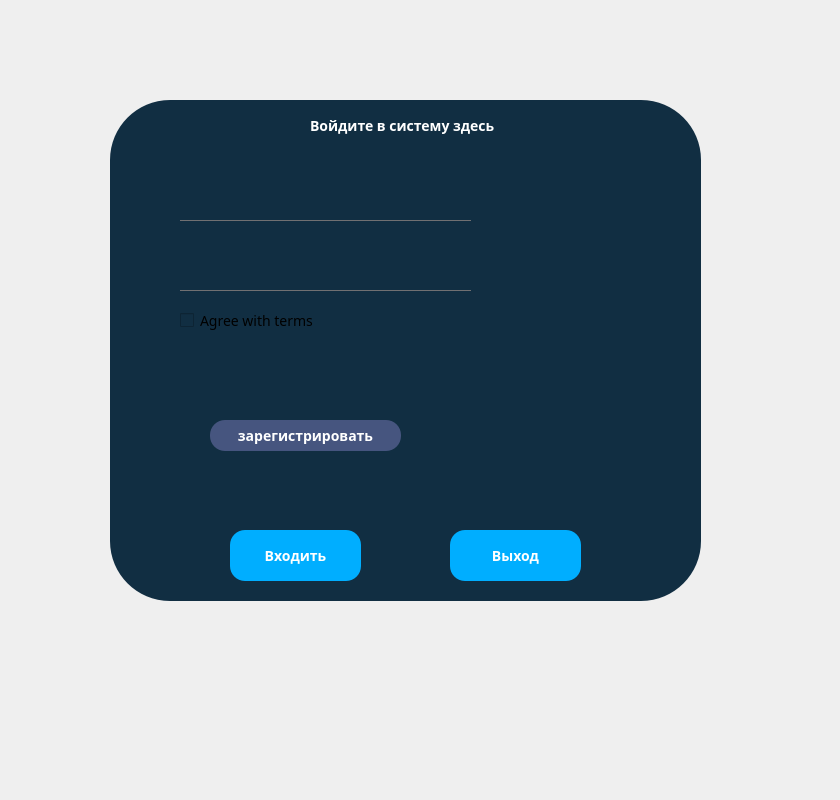
<?xml version="1.0" encoding="UTF-8"?>
<ui version="4.0">
 <class>MainWindow</class>
 <widget class="QMainWindow" name="MainWindow">
  <property name="geometry">
   <rect>
    <x>0</x>
    <y>0</y>
    <width>840</width>
    <height>800</height>
   </rect>
  </property>
  <property name="minimumSize">
   <size>
    <width>840</width>
    <height>800</height>
   </size>
  </property>
  <property name="maximumSize">
   <size>
    <width>840</width>
    <height>800</height>
   </size>
  </property>
  <property name="windowTitle">
   <string>Войдите в библиотеку</string>
  </property>
  <property name="styleSheet">
   <string notr="true">#centralwidget{
	
	background-image: url(:/img/ok.jpg);
	
}</string>
  </property>
  <property name="iconSize">
   <size>
    <width>850</width>
    <height>800</height>
   </size>
  </property>
  <property name="unifiedTitleAndToolBarOnMac">
   <bool>false</bool>
  </property>
  <widget class="QWidget" name="centralwidget">
   <widget class="QFrame" name="frame">
    <property name="geometry">
     <rect>
      <x>110</x>
      <y>100</y>
      <width>591</width>
      <height>501</height>
     </rect>
    </property>
    <property name="font">
     <font>
      <family>century gothic</family>
      <pointsize>-1</pointsize>
      <weight>75</weight>
      <bold>true</bold>
     </font>
    </property>
    <property name="styleSheet">
     <string notr="true">*{
font-family: century gothic;
font-size:14px;
border-radius:60px;
background-color:#112e42;
border-color:#112e42;
}




</string>
    </property>
    <property name="frameShape">
     <enum>QFrame::StyledPanel</enum>
    </property>
    <property name="frameShadow">
     <enum>QFrame::Raised</enum>
    </property>
    <widget class="QLabel" name="label">
     <property name="geometry">
      <rect>
       <x>200</x>
       <y>0</y>
       <width>201</width>
       <height>51</height>
      </rect>
     </property>
     <property name="font">
      <font>
       <family>century gothic</family>
       <pointsize>-1</pointsize>
       <weight>75</weight>
       <bold>true</bold>
      </font>
     </property>
     <property name="toolTip">
      <string>&lt;html&gt;&lt;head/&gt;&lt;body&gt;&lt;p&gt;&lt;br/&gt;&lt;/p&gt;&lt;/body&gt;&lt;/html&gt;</string>
     </property>
     <property name="styleSheet">
      <string notr="true">*{
font-family: century gothic;
font-size:14px;
color:white;
}</string>
     </property>
     <property name="text">
      <string>Войдите в систему здесь</string>
     </property>
    </widget>
    <widget class="QPushButton" name="enter_login">
     <property name="geometry">
      <rect>
       <x>120</x>
       <y>430</y>
       <width>131</width>
       <height>51</height>
      </rect>
     </property>
     <property name="font">
      <font>
       <family>century gothic</family>
       <pointsize>-1</pointsize>
       <weight>75</weight>
       <bold>true</bold>
      </font>
     </property>
     <property name="cursor">
      <cursorShape>PointingHandCursor</cursorShape>
     </property>
     <property name="styleSheet">
      <string notr="true">#enter_login{
background:#00aeff;
border-radius:15px;
color:white;
}
#enter_login:hover{
	color:whitt ;
	background: #d58a13;
}</string>
     </property>
     <property name="text">
      <string>Входить</string>
     </property>
    </widget>
    <widget class="QPushButton" name="cancel_login">
     <property name="geometry">
      <rect>
       <x>340</x>
       <y>430</y>
       <width>131</width>
       <height>51</height>
      </rect>
     </property>
     <property name="baseSize">
      <size>
       <width>128</width>
       <height>128</height>
      </size>
     </property>
     <property name="font">
      <font>
       <family>century gothic</family>
       <pointsize>-1</pointsize>
       <weight>75</weight>
       <bold>true</bold>
      </font>
     </property>
     <property name="cursor">
      <cursorShape>PointingHandCursor</cursorShape>
     </property>
     <property name="mouseTracking">
      <bool>false</bool>
     </property>
     <property name="styleSheet">
      <string notr="true">#cancel_login{
background:#00aeff;
border-radius:15px;
color:white;
}
#cancel_login:hover{
	color:whitt ;
	background: #d58a13;
}</string>
     </property>
     <property name="text">
      <string>Выход</string>
     </property>
     <property name="flat">
      <bool>false</bool>
     </property>
    </widget>
    <widget class="QLineEdit" name="username">
     <property name="geometry">
      <rect>
       <x>70</x>
       <y>90</y>
       <width>291</width>
       <height>31</height>
      </rect>
     </property>
     <property name="mouseTracking">
      <bool>false</bool>
     </property>
     <property name="tabletTracking">
      <bool>false</bool>
     </property>
     <property name="styleSheet">
      <string notr="true">#username{
	background: transparent;
	border:none;
	color: #717072;
	border-bottom: 1px solid #717072
}</string>
     </property>
     <property name="text">
      <string/>
     </property>
    </widget>
    <widget class="QLineEdit" name="password">
     <property name="geometry">
      <rect>
       <x>70</x>
       <y>160</y>
       <width>291</width>
       <height>31</height>
      </rect>
     </property>
     <property name="mouseTracking">
      <bool>false</bool>
     </property>
     <property name="styleSheet">
      <string notr="true">#password{
	background: transparent;
	border:none;
	color: #717072;
	border-bottom: 1px solid #717072
}
</string>
     </property>
     <property name="locale">
      <locale language="English" country="UnitedStates"/>
     </property>
     <property name="text">
      <string/>
     </property>
     <property name="echoMode">
      <enum>QLineEdit::PasswordEchoOnEdit</enum>
     </property>
    </widget>
    <widget class="QCheckBox" name="_checkBox_Home">
     <property name="geometry">
      <rect>
       <x>70</x>
       <y>210</y>
       <width>141</width>
       <height>21</height>
      </rect>
     </property>
     <property name="styleSheet">
      <string notr="true">#checkBox_Home{
	color:white;
}</string>
     </property>
     <property name="text">
      <string>Agree with terms</string>
     </property>
    </widget>
    <widget class="QPushButton" name="Register_Home">
     <property name="geometry">
      <rect>
       <x>100</x>
       <y>320</y>
       <width>191</width>
       <height>31</height>
      </rect>
     </property>
     <property name="font">
      <font>
       <family>century gothic</family>
       <pointsize>-1</pointsize>
       <weight>75</weight>
       <bold>true</bold>
      </font>
     </property>
     <property name="styleSheet">
      <string notr="true">#Register_Home{
	background:black;
	border-radius:15px;
	background-color: rgb(70, 85, 127);
	color:white;
}
#Register_Home:hover{
	border-radius:15px;
	background-color: rgb(0, 170, 127);
}</string>
     </property>
     <property name="text">
      <string>зарегистрировать</string>
     </property>
    </widget>
    <widget class="QLabel" name="label_ho">
     <property name="geometry">
      <rect>
       <x>90</x>
       <y>270</y>
       <width>261</width>
       <height>31</height>
      </rect>
     </property>
     <property name="styleSheet">
      <string notr="true">#label_ho{
	color: white;
}</string>
     </property>
     <property name="text">
      <string/>
     </property>
    </widget>
   </widget>
   <widget class="QLabel" name="icon2_home">
    <property name="geometry">
     <rect>
      <x>350</x>
      <y>20</y>
      <width>101</width>
      <height>91</height>
     </rect>
    </property>
    <property name="baseSize">
     <size>
      <width>25</width>
      <height>25</height>
     </size>
    </property>
    <property name="styleSheet">
     <string notr="true">#icon2_home{
	background-image: url(:/img/login-icon.png);
	border-radius:25px;
}</string>
    </property>
    <property name="text">
     <string/>
    </property>
   </widget>
  </widget>
 </widget>
 <resources/>
 <connections/>
</ui>
